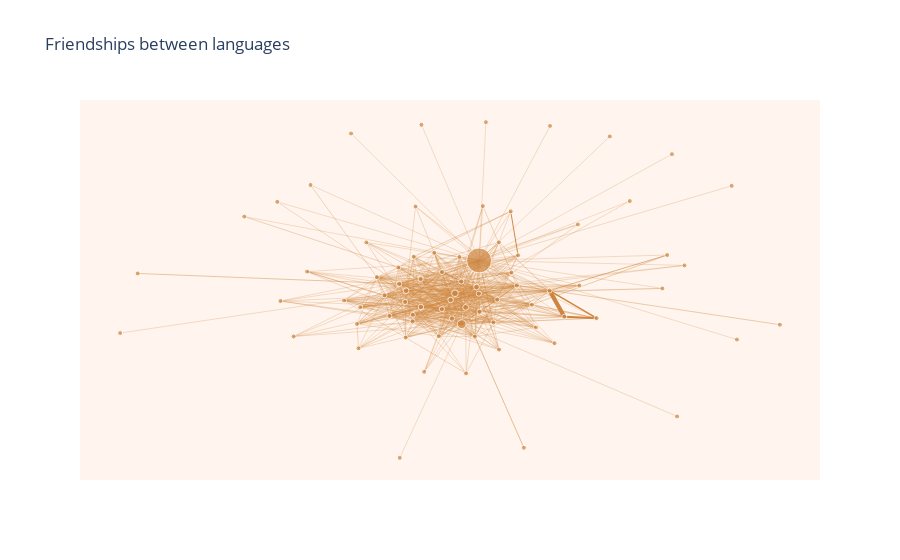

The code cell stored with this chart in its notebook:
### Markdown cell above
### Generating a network Graph for Languages

### Code cell
# same as before
def make_edge(x, y, text, width):
    return  go.Scatter(x         = x,
                       y         = y,
                       line      = dict(width = width,
                                   color = 'peru'),
                       hoverinfo = 'text',
                       text      = ([text]),
                       mode      = 'lines')

language_graph = nx.Graph()

for r, count in nr_users_language.items():
    language_graph.add_node(r, size=count)

for indx, row in lang_count_df.iterrows():
    language_graph.add_edge(row["from_language"], 
                            row["to_language"], 
                            weight = row["scaled_relative_count"])

pos_ = nx.spring_layout(language_graph)

edge_trace = []
for edge in language_graph.edges():
    
    if language_graph.edges()[edge]['weight'] > 0:
        char_1 = edge[0]
        char_2 = edge[1]
        x0, y0 = pos_[char_1] 
        x1, y1 = pos_[char_2]
 
    char_1, char_2 = sorted([char_1, char_2])

    text   = "<b>" + str(int(lang_count_df[(lang_count_df["from_language"]==char_1) & (lang_count_df["to_language"]==char_2)]["count"])) + '</b>'

    trace  = make_edge([x0, x1, None], [y0, y1, None], text, width = 0.25*language_graph.edges()[edge]['weight']**1.75)
    edge_trace.append(trace)

node_trace = go.Scatter(x         = [],
                        y         = [],
                        text      = [],
                        textposition = "top center",
                        textfont_size = 10,
                        #mode      = 'markers+text',
                        mode      = 'markers',
                        hoverinfo = 'text',
                        marker    = dict(color = [],
                                         size  = [],
                                         line  = None))

for node in language_graph.nodes():
    x, y = pos_[node]
    node_trace['x'] += tuple([x])
    node_trace['y'] += tuple([y])
    node_trace['marker']['color'] += tuple(['peru'])
    node_trace['marker']['size'] += tuple([5*language_graph.nodes()[node]['size']])
    node_trace['text'] += tuple(['<b>' + node + '</b>' + "<br>" + "# of Speakers: "+ str(nr_users_language_og[node])])

layout = go.Layout(
    paper_bgcolor='rgba(0,0,0,0)', # transparent background
    plot_bgcolor='rgba(0,0,0,0)', # transparent 2nd background
    xaxis =  {'showgrid': False, 'zeroline': False}, # no gridlines
    yaxis = {'showgrid': False, 'zeroline': False}, # no gridlines
)

fig = go.Figure(layout = layout)
for trace in edge_trace:
    fig.add_trace(trace)
fig.add_trace(node_trace)
fig.update_layout(showlegend = False, plot_bgcolor = "seashell", title="Friendships between languages")# Remove tick labels
fig.update_xaxes(showticklabels = False)
fig.update_yaxes(showticklabels = False)
fig.show()

html = plot(fig, auto_open=False, output_type='div')
with open("./friendships_languages.html", 'w') as file:
    file.write(html)
